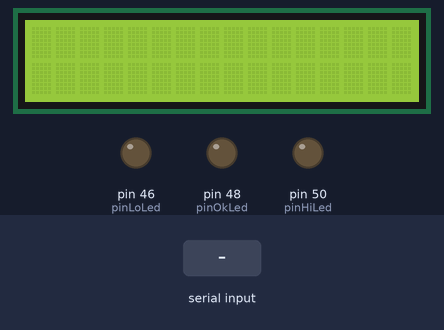
A sketch run on a simulated Arduino Mega 2560, built with avr-gcc and run on an emulated ATmega2560. Shown: 16×2 character LCD, output pins drawn as LEDs (lit = HIGH). The inputs (shaded band) are chosen by the test bench.

Above: at 1.2 s.
1.3 s: "200\n" received over the second serial link
At 2.2 s:
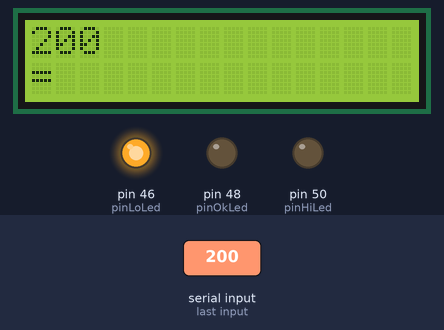
2.8 s: "90,45\n" received over the second serial link
At 3.4 s:
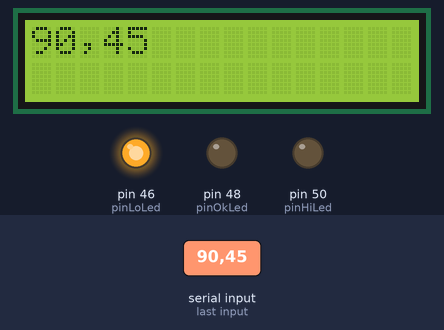
Timing chart, 0 to 5.8 s (numbered marks = the images above; inputs shaded):
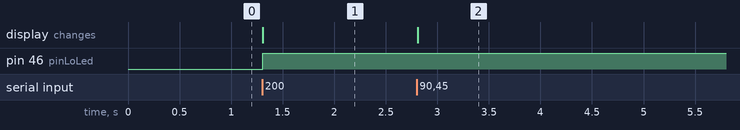

Measured:
- after the input at 1.3 s, pin 46 (pinLoLed): LOW → HIGH at once; the display: changes at once (image 1)
- after the input at 2.8 s, the display: changes at once (image 2)

The sketch:

SerialWeight.ino
```cpp
/*
 Serial communication (RS-232) with an Ohaus Navigator scale

 Demonstrates how an Arduino Mega 2560 can receive the weight from a scale with an RS-232 interface. The weight is used
 for different purposes:
 - Received data is displayed on a 16x2 LCD (top row).
 - A capacity bar is displayed on the bottom row (shows how much of the max. capacity of the scale is being used).
 - Three LEDs indicate whether the weight is below a lower limit (see const loLimit), between the lower and upper limit
 or above the upper Limit (const hiLimit). This can be useful for check weighing.

 This sketch is meant to be used with an Ohaus Navigator scale. Please change the following settings in the menu of the
 scale:
 Print>APrint>Cont (continuous auto-print)
 RS232>baud>9600
 RS232>parity>8 none

 Set the unit to gram (g).

 Please do not contact the author for help when using a different scale. Such messages will be ignored.

 WARNING! DO NOT CONNECT YOU ARDUINO DIRECTLY TO THE RS232 INTERFACE OF A SCALE! You have to use a MAX232 or similar
 signal converter.

 Created May 24, 2021 by Stephan Lechner

 This sketch uses the LCD example code from: http://www.arduino.cc/en/Tutorial/LiquidCrystalSerialDisplay
*/

#include <LiquidCrystal.h>

// LCD
const int rs = 12, en = 11, d4 = 5, d5 = 4, d6 = 3, d7 = 2;
LiquidCrystal lcd(rs, en, d4, d5, d6, d7);

// serial communication with the scale
const int maxChars = 42;  // Ohaus Navigator should not send more than 41 characters for each weight value, +1 for string terminator
char receivedStr[maxChars];
int numCharsReceived = 0;  // required in the loop to count received characters

// check weighing with 3 LEDs
const float loLimit = 4990;  // lower limit in g
const float hiLimit = 5010;  // upper limit in g
const int pinHiLed = 50;
const int pinOkLed = 48;
const int pinLoLed = 46;

// capacity bar
const int maxWeight = 6200;  // depends on the model of your scale

// displays a String in the first row of the LCD
// does not use lcd.clear to prevent flickering
void displayString(char str[]) {
  lcd.setCursor(0, 0);
  int num = strlen(str);
  for (int i = 0; i < 16; i++) {  // 16 characters per row
    if (i < num)
      lcd.write(str[i]);
    else
      lcd.write(" ");  // fill remaining characters
  }
}

// check weighing logic, three LEDs are used to signal three possible states LOW / OK / HIGH
void checkWeigh(float weight) {
  //check LOW
  if (weight < loLimit) {
    digitalWrite(pinHiLed, LOW);
    digitalWrite(pinOkLed, LOW);
    digitalWrite(pinLoLed, HIGH);
    return;
  }
  //check HIGH
  if (weight > hiLimit) {
    digitalWrite(pinHiLed, HIGH);
    digitalWrite(pinOkLed, LOW);
    digitalWrite(pinLoLed, LOW);
    return;
  }
  // must be OK
  digitalWrite(pinHiLed, LOW);
  digitalWrite(pinOkLed, HIGH);
  digitalWrite(pinLoLed, LOW);
}

// capacity bar - note that it does not consider a possible tare weight
void updateBar(float weight) {
  lcd.setCursor(0, 1);
  int num = round(weight / maxWeight * 16);  // 16 segments
  for (int i = 0; i < 16; i++) {             // 16 characters per row
    if (i < num)
      lcd.write('=');
    else
      lcd.write(" ");  // fill remaining characters
  }
}

void setup() {
  // set up the LCD's number of columns and rows
  lcd.begin(16, 2);

  // initialize serial communication
  Serial1.begin(9600);
  // check weighing LEDs
  pinMode(pinHiLed, OUTPUT);
  pinMode(pinOkLed, OUTPUT);
  pinMode(pinLoLed, OUTPUT);
}

void loop() {
  // read data from serial port 1 on Arduino Mega
  while (Serial1.available() > 0) {
    char c = Serial1.read();                               // read one character
    if (c == '\n' || numCharsReceived == maxChars) {       // last character ('\n' terminator) found or max length reached
      if (receivedStr[strlen(receivedStr) - 1] == '\r') {  //if '\r' found
        receivedStr[strlen(receivedStr) - 1] = '\0';       // remove by overwriting with null terminator
      }
      displayString(receivedStr);
      float weight = atof(receivedStr);  // convert weight string to float
      updateBar(weight);                 // update capacity bar
      checkWeigh(weight);                // update check weighing LEDs
      receivedStr[0] = '\0';             // reset string by terminating at position 0
      numCharsReceived = 0;
    } else {
      // end not reached yet, add received character to string
      receivedStr[numCharsReceived] = c;
      receivedStr[numCharsReceived + 1] = '\0';
      numCharsReceived++;
    }
  }
}
```
